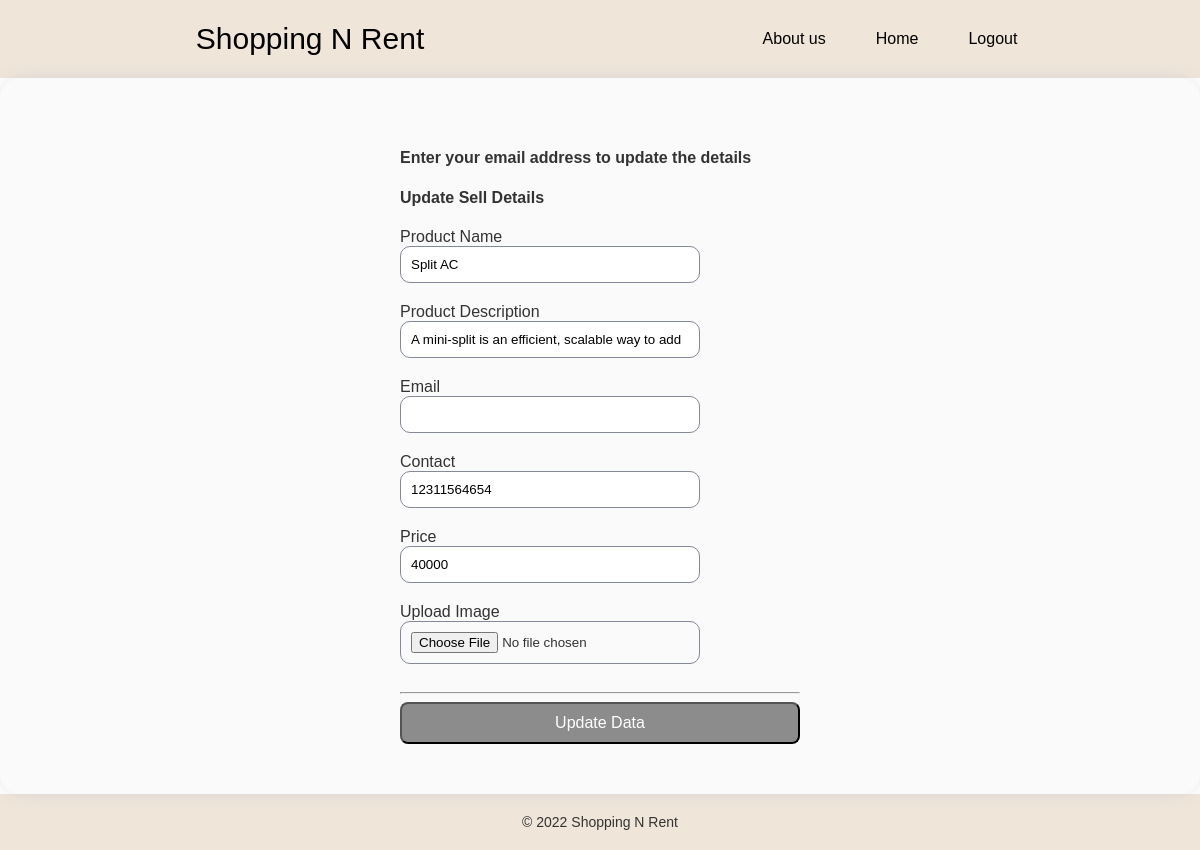
/sell-update.php?id=23, run on the app's committed database.
### tables this page shows
CREATE TABLE `sell` (
  `id` int(11) NOT NULL,
  `c_id` int(11) NOT NULL,
  `email` varchar(255) NOT NULL,
  `name` varchar(50) NOT NULL,
  `description` varchar(50) NOT NULL,
  `price` varchar(11) NOT NULL,
  `contact` varchar(50) NOT NULL,
  `owner` varchar(255) NOT NULL,
  `image` varchar(255) NOT NULL
);

### sell-update.php (the view, shortened to what this page needs)
<?php
    $host = "localhost";
    $username = "root";
    $password = "";
    $database = "shopping";
    $conn = mysqli_connect($host, $username, $password, $database);
?>
<!DOCTYPE html>
<html lang="en">
<head>
</head>
<body>
<?php include "./profile-header.php"; ?>
<div class="form-group text-center" style="position: relative;" >
<link rel="stylesheet" href="assets/css/main.css">
<section class="wrapper wrapper-grid grid grid-shadow">
    <div class="container mt-5">
        <div class="row justify-content-center">
            <div class="col-md-6">
                <div class="card shadow">
                    <div class="card-header">
                    <h4>Enter your email address to update the details</h4>
                        <h4>Update Sell Details</h4>
                    </div>
                    <div class="card-body">
                        <?php
                        if(isset($_GET['id']))
                        {
                            $student_id = $_GET['id'];
                            $query = " SELECT * FROM sell WHERE id='$student_id' LIMIT 1";
                            $result = mysqli_query($conn, $query);
                            if(mysqli_num_rows($result) > 0)
                            {
                                $row = mysqli_fetch_array($result);
                                ?>
                                <form action="" method="POST" enctype="multipart/form-data">
                                    <div class="mb-3">
                                        <label>Product Name</label>
                                        <input type="text" name="name" value="<?=$row['name'];?>" class="form-control" required>
                                    </div>
                                    <div class="mb-3">
                                        <label>Product Description</label>
                                        <input type="text" name="description" value="<?=$row['description'];?>" class="form-control" required>
                                    </div>
                                    <div class="mb-3">
                                        <label>Email</label>
                                        <input type="email" name="email" class="form-control" required>
                                    </div>
                                    <div class="mb-3">
                                        <label>Contact</label>
                                        <input type="text" name="contact" value="<?=$row['contact'];?>" class="form-control" required>
                                    </div>
                                    <div class="mb-3">
                                        <label>Price</label>
                                        <input type="text" name="price" value="<?=$row['price'];?>" class="form-control" required>
                                    </div>
                                    <div class="mb-3">
                                         <label>Upload Image</label>
                                         <input type="file" name="image_profile" required class="form-control">
                                    </div>
                                    <div class="mb-3">
                                        <hr/>
                                        <button type="submit" name="update_buttton" class="btn btn-primary">Update Data</button>
                                    </div>
                                </form>
                                <?php
                            }
                            else
                            {
                                echo "<h4>No Record Found</h4>";
                            }
                        }
                        else
                        {
                            echo "<h4>No ID Found</h4>";
                        }
                        ?>
                    </div>
                </div>
            </div>
        </div>
    </div>
</body>
</html>
<?php include "./footer.php"; ?>

### assets/css/index.css (style rules this page uses)
:root { --transition150: all 150ms ease-in-out; --itemHoverShadow: 0 0 12px #d7d9d7, 0 0 12px #d7d9d7, 0 0 12px #d7d9d7; }
* { -webkit-box-sizing: inherit; box-sizing: inherit; }
*::before, *::after { -webkit-box-sizing: inherit; box-sizing: inherit; }
html { -webkit-box-sizing: border-box; box-sizing: border-box; font-size: 10px; cursor: default; }
body { display: grid; font: 1.6rem Arial, Helvetica, sans-serif; color: #333; margin: 0; }
section { padding: 50px 30px; }
form { display: grid; min-width: 40rem; gap: 2rem; }
label { display: -webkit-box; display: -ms-flexbox; display: flex; -webkit-box-pack: justify; -ms-flex-pack: justify; justify-content: space-between; -webkit-box-align: center; -ms-flex-align: center; align-items: center; gap: 2rem; }
input { padding: 1rem; border-radius: 1rem; border: 0.1rem solid #838996; min-width: 30rem; }
.wrapper { max-width: 160rem; margin: auto; }
.grid { display: grid; -webkit-box-align: center; -ms-flex-align: center; align-items: center; justify-items: center; gap: 5rem; padding: 5rem; background-color: #fafafa; border-radius: 2rem; -webkit-animation: scale 250ms ease-in-out; animation: scale 250ms ease-in-out; }
.grid-shadow { -webkit-box-shadow: 0 0 20px -6px #c4c3d0; box-shadow: 0 0 20px -6px #c4c3d0; }
.wrapper-grid { display: grid; gap: 5rem; }
.btn { display: -webkit-box; display: -ms-flexbox; display: flex; color: #fff; background-color: #8c8c8c; padding: 10px 15px; border-radius: 8px; min-width: 10rem; -webkit-box-pack: center; -ms-flex-pack: center; justify-content: center; -webkit-box-align: center; -ms-flex-align: center; align-items: center; -webkit-transition: all 150ms ease-in-out; transition: all 150ms ease-in-out; font-size: 16px; width: 100%; }

### assets/css/main.css (style rules this page uses)
.card { position: relative; }
.card:before, .card:after { z-index: -1; position: absolute; content: ""; bottom: 15px; left: 10px; width: 50%; top: 80%; max-width: 300px; background: #777; -webkit-box-shadow: 0 15px 10px #777; -moz-box-shadow: 0 15px 10px #777; box-shadow: 0 15px 10px #777; -webkit-transform: rotate(-3deg); -moz-transform: rotate(-3deg); -o-transform: rotate(-3deg); -ms-transform: rotate(-3deg); transform: rotate(-3deg); }
.card:after { -webkit-transform: rotate(3deg); -moz-transform: rotate(3deg); -o-transform: rotate(3deg); -ms-transform: rotate(3deg); transform: rotate(3deg); right: 10px; left: auto; }

### data on the page
sell: name "Split AC", description "A mini-split is an efficient, scalable way to add", contact "12311564654", price "40000"
